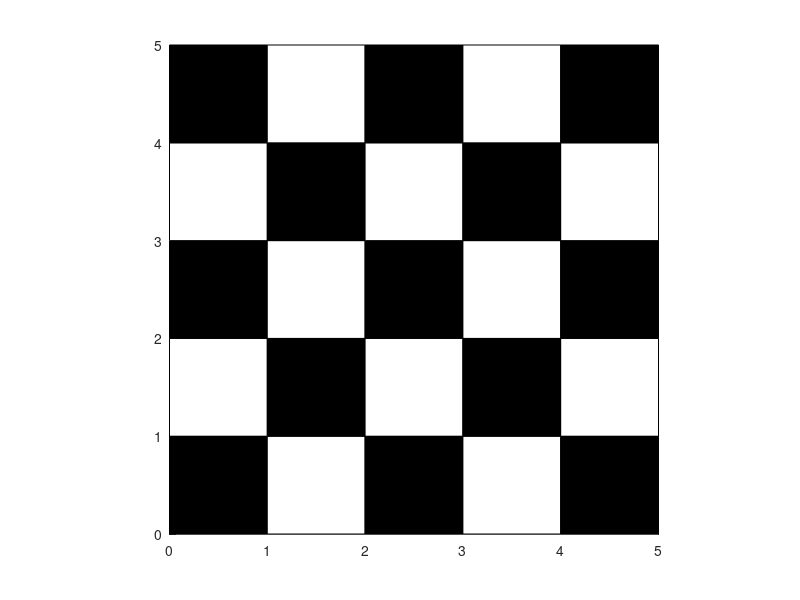

Source code (MATLAB):
clc;                    % Clear Command Window
clear all;              % Remove all variables from workspace
close all;              % Close all figure windows

m = input('please insert your m number ');   % Number of columns (horizontal squares)
n = input('please insert your n number ');   % Number of rows (vertical squares)

hold on                  % Keep current plot when adding new graphics
axis([0 m 0 n])          % Set axes limits: x from 0 to m, y from 0 to n
axis equal               % Equal scaling for x and y axes

% Loop over each column (ii = x‑coordinate of left edge)
for ii = 0:m-1
    % Loop over each row (jj = y‑coordinate of bottom edge)
    for jj = 0:n-1
        % Determine square colour: black if (ii+jj) even, white otherwise
        if rem(ii+jj, 2) == 0
            cl = 'k';      % black
        else
            cl = 'w';      % white
        end
        % Draw a filled square with vertices in order:
        % bottom‑left, bottom‑right, top‑right, top‑left, back to bottom‑left
        fill([ii ii+1 ii+1 ii ii], [jj jj jj+1 jj+1 jj], cl);
        pause(0.01);       % Short pause to animate the drawing
    end
end
